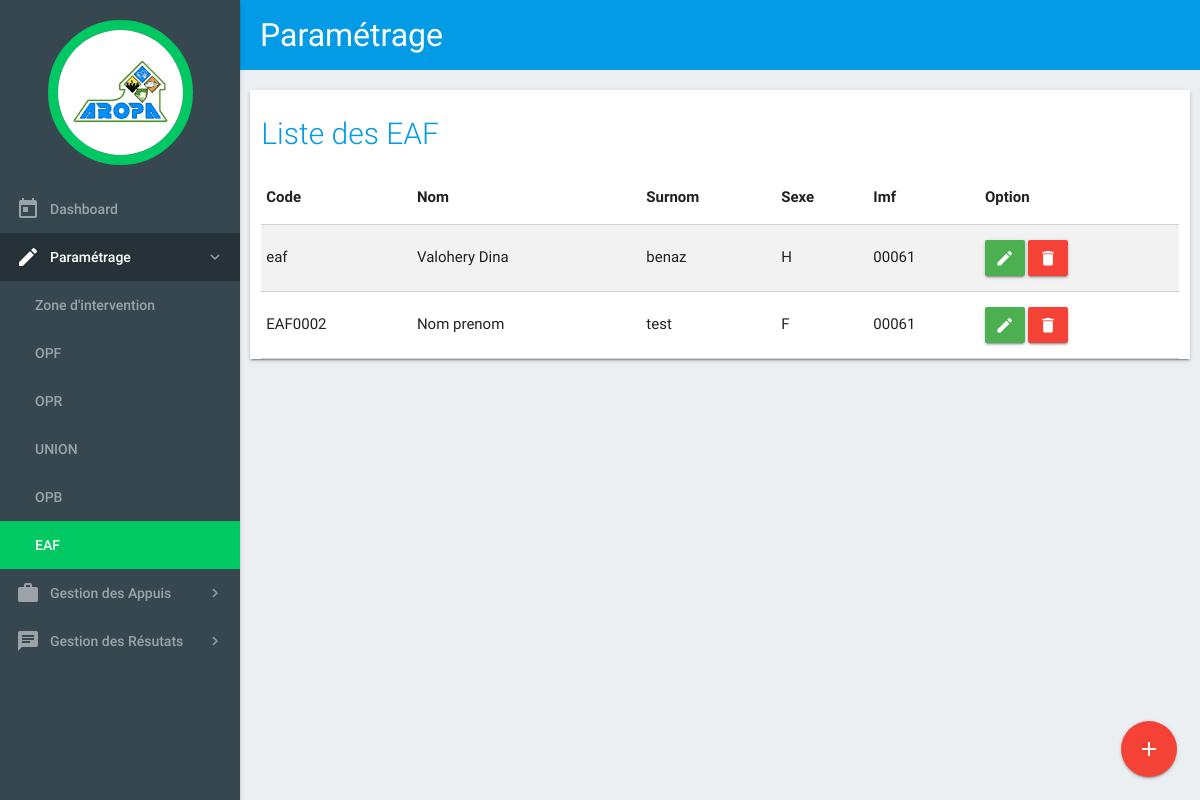
/c_parametre/liste_menage, run on the app's committed database.
### tables this page shows
CREATE TABLE `menages` (
  `ID_MENAGE` int(11) NOT NULL,
  `ID_FOKONTANY` int(11) NOT NULL,
  `CODE_MENAGE` varchar(20) DEFAULT NULL,
  `NOM_MENAGE` varchar(50) DEFAULT NULL,
  `SURNOM` varchar(25) DEFAULT NULL,
  `SEXE` char(1) DEFAULT NULL,
  `TYPE` smallint(6) DEFAULT NULL,
  `IMF` tinyint(1) DEFAULT NULL
);

### application/views/templates.php (called while the page is built, shortened)
<?php
	$this->load->view("templates/header");
	$this->load->view($contents);

### application/controllers/C_parametre.php (called while the page is built, shortened)
<?php
	class C_parametre extends CI_Controller {
        public function liste_menage(){
            $this->load->model('M_op');
            $data['titre'] = 'Paramétrage';
            $data['contents'] = 'liste_menage';
            $data['menages'] = $this->M_op->getMenages();
            $this->load->view('templates',$data);
        }
	}

### index.php (called while the page is built, shortened)
<?php
require_once BASEPATH.'core/CodeIgniter.php';

### application/models/M_op.php (called while the page is built, shortened)
<?php
	class M_op extends CI_Model {
        public function getMenages(){
            $query = $this->db->get("menages");
            return $query->result() ;
        }
	}

### application/views/liste_menage.php (the view, shortened to what this page needs)
<main>
    <div class="container1">
        <div class="row z-depth-1">
            <div class="col s12">
                <h2 class="header">Liste des EAF </h2>
                <table class="responsive-table bordered striped">
                    <thead>
                    <tr>
                        <th>Code</th>
                        <th width="25%">Nom</th>
                        <th>Surnom</th>
                        <th>Sexe</th>
                        <th>Imf</th>
                        <th>Option</th>
                    </tr>
                    </thead>
                    <tbody>
                    <?php foreach($menages as $menage) { ?>
                    <tr>
                        <td><?php echo $menage->CODE_MENAGE ?></td>
                        <td><?php echo $menage->NOM_MENAGE ?></td>
                        <td><?php echo $menage->SURNOM ?></td>
                        <td><?php echo $menage->SEXE ?></td>
                        <td><?php echo  str_pad(61,5,0,STR_PAD_LEFT) ?></td>
                        <td>
                            <a href="#!" class="waves-effect waves-light green btn edit" data-id="<?php echo $menage->ID_MENAGE ?>"><i class="material-icons">edit</i></a>
                            <a href="#!" class="waves-effect waves-light red btn delete" data-id="<?php echo $menage->ID_MENAGE ?>"><i class="material-icons">delete</i></a>
                        </td>
                    </tr>
                    <?php } ?>
                    </tbody>
                </table>
                <div class="fixed-action-btn">
                    <a href="<?php echo base_url(); ?>c_parametre/ajout_menage" class="btn-floating btn-large red">
                        <i class="large material-icons">add</i>
                    </a>
                </div>
            </div>
        </div>
    </div>
</main>

### assets/css/style.css (style rules this page uses)
body { background-color: #eceff1; }
.container1 { padding: 20px 10px 5px 10px ; }
header, main, footer { padding-left: 240px; }
.material-icons { font-family: 'Material Icons'; font-weight: normal; font-style: normal; font-size: 24px; line-height: 1; letter-spacing: normal; text-transform: none; display: inline-block; white-space: nowrap; word-wrap: normal; direction: ltr; -moz-font-feature-settings: 'liga'; -moz-osx-font-smoothing: grayscale; }
.header { color: #039be5; font-weight: 300; font-size: 2.0rem; }
.row { background-color: #ffffff; }
td a.btn { padding: 0 10px; }

### data on the page
menages: CODE_MENAGE "eaf", NOM_MENAGE "Valohery Dina", SURNOM "benaz", SEXE "H"
menages: CODE_MENAGE "EAF0002", NOM_MENAGE "Nom prenom", SURNOM "test", SEXE "F"

### other printed values
$titre "Paramétrage"
